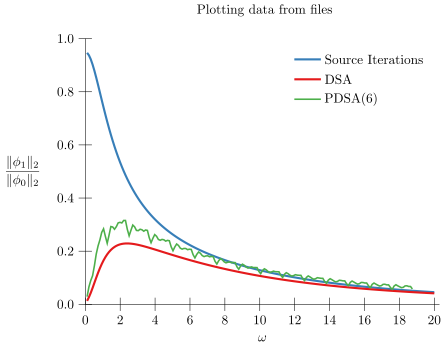

Write Python code to recreate this figure.
from plotz import *
from math import sin, pi

with Plot("plot") as p:
    p.title = r"Plotting data from files"

    p.x.min = 0
    p.x.max = 20.3
    p.x.ticks = 2
    p.x.label = r"$\omega$"

    p.y.min = 0
    p.y.max = 1
    p.y.ticks = 0.2
    p.y.tick_format = lambda y: "%.1f" % y
    p.y.label = r"$\displaystyle\frac{\Vert\phi_1\Vert_2}{\Vert\phi_0\Vert_2}$"

    for i in range(2):
        p.style.thickness[i] = "ultra thick"

    #line1
    p.plot(DataFile("mydata.dat"),
           title=r"Source Iterations")
    #line1

    #line2
    p.plot(DataFile("mydata.dat"), col=(0,2),
           title=r"DSA")
    #line2

    #line3
    p.plot(DataFile("mydata.csv", sep=";", comment="#"), col=(0,3),
           title=r"PDSA(6)")
    #line3
